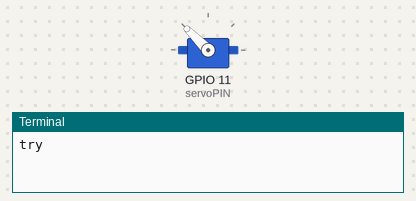
Simulated run of this program. Board: Raspberry Pi (BCM pin numbers). On the bench: servo, the last lines printed to the terminal. Servo angles are drawn from the pulse width (0.5 ms = 0°, 2.5 ms = 180°). At 9.0 s the program stops and its outputs stay as they are.

Above: at 0.1 s.
At 0.6 s:
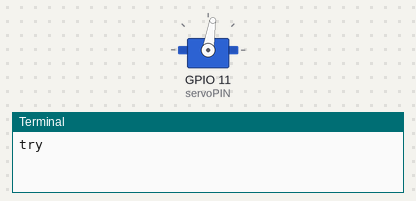
At 5.6 s:
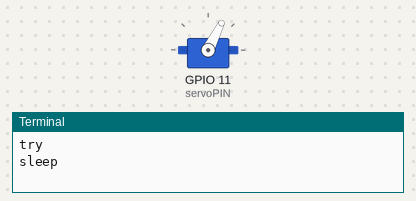
Timing chart, 0 to 7.1 s (numbered marks = the images above):
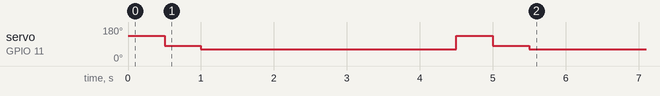

The program:

motorTest.py
```python
import RPi.GPIO as GPIO
import time


ind = 0

servoPIN = 11
GPIO.setmode(GPIO.BCM)
GPIO.setup(servoPIN, GPIO.OUT)

p = GPIO.PWM(servoPIN, 50) # GPIO 19 als PWM mit 50Hz
p.start(0) # Initialisierung

# time.sleep(5)
# p.stop()
# GPIO.cleanup()


# p.ChangeDutyCycle(10)
# time.sleep(0.5)
# p.ChangeDutyCycle(9)
# time.sleep(5)
# p.stop()

# time.sleep(10)

try:
    print("try")
    while True:
        if ind == 2:
            print("stop")
            p.stop()
            GPIO.cleanup()
            exit()
        else:
            p.ChangeDutyCycle(10)
            time.sleep(0.5)
            p.ChangeDutyCycle(7)
            time.sleep(0.5)
            p.ChangeDutyCycle(6)
            time.sleep(0.5)
            ind += 1

            print("sleep")
            time.sleep(3)


except KeyboardInterrupt:
    p.stop()
    GPIO.cleanup()
```

Measured:
- by itself, servo on GPIO 11 (servoPIN): 135° → 81° at 0.50 s, → 63° 0.50 s later, → 135° 3.5 s later, → 81° 0.50 s later, … (5 changes in this stretch)
